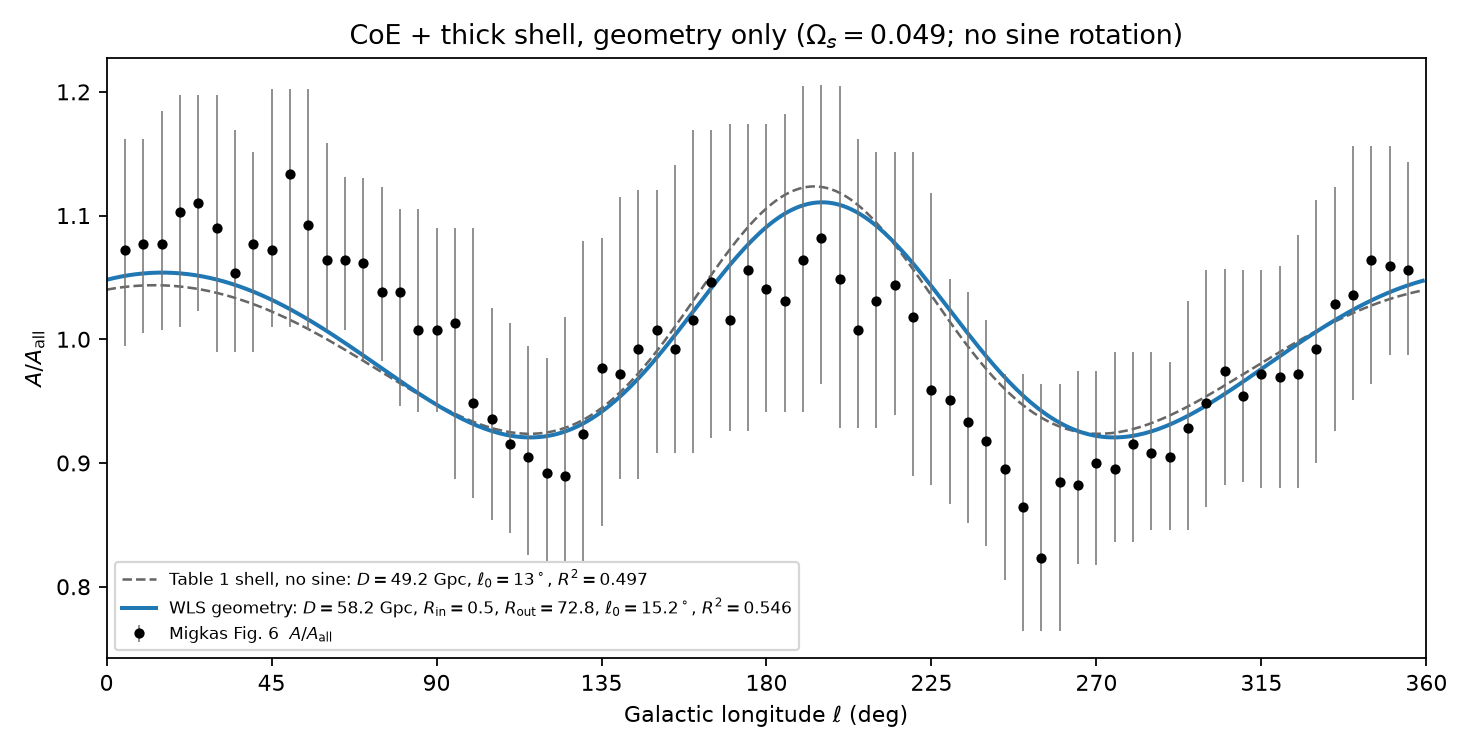

The Python source for this figure:
"""Geometry-only A/A_all versus Galactic longitude, from the CoE + thick-shell flow.

Chris's Newtonian integrator (papers/spreadsheet_model/bubble/ptshell.py,
prof_core.py, integ_core.geometry). The curve is a_f/<a_f> shifted onto
Galactic longitude. The diagnostic sine
    A = a_f * [1 - Amp * sin(psi + phi)]
is not applied and Amp, phi are not fitted.

Explicit map (length unit = D, CoE at the origin, Earth at q = (1, 0)):

    epsilon = R/D
    q_source(theta) = (1 + epsilon * cos theta, epsilon * sin theta)
    a_f(theta) = |V(q_source) - V(q_Earth)| / epsilon
    A/A_all (ell) = a_f(ell - l0) / <a_f>

theta = 0 is the anti-CoE direction. V is the integrated Hubble flow
(start tau = 0.01, Hubble-like) decelerated by a compact core
mcc = M_c/M_crit(D) plus a uniform shell Omega_s = 0.049 on
R_in = D - k_in * R  to  R_out = D + k_out * R, with k_in > 1 and k_out > 1
so the observer sits inside the shell by at least one vision radius R.
<a_f> is the mean over 360 one-degree sightlines. R = 14.30048287260589 Gpc.

The multipole expansion of this same a_f (draft section 2.5.1) is

    a_f**2  proportional to  1 + B mu**2 + epsilon (P mu + Q mu**3)
    B = 2*beta + beta**2
    P = beta*(3+beta)
    Q = (1+beta)*(gamma+beta) - 2*beta
    a_f/<a_f> = 1 + a1 cos psi + a2 cos 2psi + a3 cos 3psi + ...

with mu = cos psi, psi = ell - l0, beta = (dh/dq)/h and gamma = (d2h/dq2)/h
at q = 1, for the radial profile V = h(q) q. Even a_m are fixed by beta;
odd a_m by epsilon*Q. The plotted curve is the numeric a_f, not that series
and not a free sine.

Weights: sigma = (A_err_low + A_err_high)/2, chi2 = sum ((model-data)/sigma)**2.
"""
from __future__ import annotations

import json
import os
import sys
from pathlib import Path

import matplotlib.pyplot as plt
import numpy as np
from scipy.optimize import minimize

BUB = "/workspace/cosmology/papers/spreadsheet_model/bubble"
sys.path.insert(0, BUB)
os.chdir(BUB)
import ptshell  # noqa: E402,F401  patches prof_core for the core+shell mass table
import prof_core as P  # noqa: E402
from bubble_core import IMIG, MA, MHI, MLO, TH1, shifted  # noqa: E402

RV = 14.30048287260589
OS = 0.049
OUT_PNG = Path("/workspace/cosmology-course/notes/migkas-geometry-fit.png")
OUT_JSON = Path("/workspace/cosmology-course/notes/migkas-geometry-fit.json")

# Table 1 Newtonian Omega_s=0.049 column. Those Amp, phi are not used here.
TABLE1 = dict(D=49.17456190433319, mcc=0.0017144539494289297,
              kin=1.0276268339399446, kout=1.4754794866889613, l0=13.0)

Y = MA
SIG = 0.5 * (MLO + MHI)
W = 1.0 / SIG ** 2
LDEG = np.loadtxt("/workspace/cosmology/migkas/fig6_digitized.csv", delimiter=",", skiprows=1, usecols=0)


def r2_u(y, m):
    return float(1.0 - np.sum((y - m) ** 2) / np.sum((y - y.mean()) ** 2))


def r2_w(y, m, w):
    yb = np.sum(w * y) / np.sum(w)
    return float(1.0 - np.sum(w * (y - m) ** 2) / np.sum(w * (y - yb) ** 2))


def sky(D, mcc, kin, kout):
    """Mean-normalised a_f on the 1-degree grid. None if the shell is illegal or the flow turns around."""
    if not (D > 0 and mcc > 0 and kin > 1.001 and kout > 1.001):
        return None
    rin = 1.0 - kin * RV / D
    rout = 1.0 + kout * RV / D
    # rin > 0.008 keeps the enclosed-mass table off the origin; the WLS minimum sits on this floor.
    if not (0.008 < rin < 0.99 and rout > 1.0):
        return None
    a = dict(DR=D / RV, Os=OS, mcc=float(mcc), rin=float(rin), rout=float(rout),
             Lc=0.005, mc=0.0, Ob=0.0)
    rr = P.run("ptshell", a, 0.0, 0.0)
    af = rr["af"]
    if (not np.all(np.isfinite(af))) or rr["vrmin"] <= 0:
        return None
    return af / af.mean()


def model_bins(D, mcc, kin, kout, l0):
    af = sky(D, mcc, kin, kout)
    if af is None:
        return None
    return shifted(af, l0)


def chi2(D, mcc, kin, kout, l0):
    pred = model_bins(D, mcc, kin, kout, l0)
    if pred is None:
        return 800.0
    return float(np.sum(W * (pred[IMIG] - Y) ** 2))


def pack_metrics(D, mcc, kin, kout, l0, c2):
    full = model_bins(D, mcc, kin, kout, l0)
    m = full[IMIG]
    return dict(
        D=float(D), DR=float(D / RV), mcc=float(mcc), kin=float(kin), kout=float(kout),
        l0=float(l0 % 360.0), Rin=float(D - kin * RV), Rout=float(D + kout * RV),
        chi2=float(c2), chi2_red=float(c2 / (Y.size - 5)),
        R2_unweighted=r2_u(Y, m), R2_weighted=r2_w(Y, m, W),
        A_min=float(full.min()), A_max=float(full.max()),
    )


def objective(u):
    # u = log10 D, log10 mcc, log10(kin-1), log10(kout-1), l0
    return chi2(10 ** u[0], 10 ** u[1], 1 + 10 ** u[2], 1 + 10 ** u[3], u[4])


def fit():
    starts = [
        np.array([np.log10(58), np.log10(0.00171), np.log10(3.0), np.log10(0.05), 15.2]),
        np.array([np.log10(55), np.log10(0.0017), np.log10(2.6), np.log10(0.02), 15.0]),
        np.array([np.log10(49.2), np.log10(0.00171), np.log10(0.028), np.log10(0.475), 13.0]),
        np.array([np.log10(80), np.log10(0.0016), np.log10(1.2), np.log10(0.25), 14.0]),
        np.array([np.log10(40), np.log10(0.0025), np.log10(1.0), np.log10(0.4), 14.0]),
    ]
    best_u, best_c = None, np.inf
    for u0 in starts:
        res = minimize(objective, u0, method="Nelder-Mead",
                       options=dict(maxiter=160, xatol=1e-4, fatol=1e-4, adaptive=True))
        if res.fun < best_c:
            best_c, best_u = float(res.fun), res.x.copy()
    D = 10 ** best_u[0]
    mcc = 10 ** best_u[1]
    kin = 1 + 10 ** best_u[2]
    kout = 1 + 10 ** best_u[3]
    l0 = best_u[4]
    return pack_metrics(D, mcc, kin, kout, l0, best_c)


def main():
    t1 = pack_metrics(TABLE1["D"], TABLE1["mcc"], TABLE1["kin"], TABLE1["kout"], TABLE1["l0"],
                      chi2(TABLE1["D"], TABLE1["mcc"], TABLE1["kin"], TABLE1["kout"], TABLE1["l0"]))
    print("Table1 no-sine", {k: round(t1[k], 4) if isinstance(t1[k], float) else t1[k] for k in
          ("D", "DR", "Rin", "Rout", "l0", "mcc", "R2_unweighted", "R2_weighted", "chi2")}, flush=True)
    fitp = fit()
    print("WLS", {k: round(fitp[k], 4) if isinstance(fitp[k], float) else fitp[k] for k in
          ("D", "DR", "mcc", "kin", "kout", "Rin", "Rout", "l0",
           "R2_unweighted", "R2_weighted", "chi2", "chi2_red")}, flush=True)
    t1_sky = model_bins(t1["D"], t1["mcc"], t1["kin"], t1["kout"], t1["l0"])
    fit_sky = model_bins(fitp["D"], fitp["mcc"], fitp["kin"], fitp["kout"], fitp["l0"])

    fig, ax = plt.subplots(figsize=(9.2, 4.7))
    ax.errorbar(LDEG, Y, yerr=np.vstack([MLO, MHI]), fmt="o", ms=3.6, color="k",
                ecolor="0.45", elinewidth=0.7, capsize=0, zorder=3,
                label=r"Migkas Fig. 6  $A/A_{\mathrm{all}}$")
    ax.plot(TH1, t1_sky, color="0.4", lw=1.15, ls="--",
            label=(rf"Table 1 shell, no sine: $D={t1['D']:.1f}$ Gpc, "
                   rf"$\ell_0={t1['l0']:.0f}^\circ$, $R^2={t1['R2_unweighted']:.3f}$"))
    ax.plot(TH1, fit_sky, color="C0", lw=1.8,
            label=(rf"WLS geometry: $D={fitp['D']:.1f}$ Gpc, "
                   rf"$R_{{\rm in}}={fitp['Rin']:.1f}$, $R_{{\rm out}}={fitp['Rout']:.1f}$, "
                   rf"$\ell_0={fitp['l0']:.1f}^\circ$, $R^2={fitp['R2_unweighted']:.3f}$"))
    ax.set_xlim(0, 360)
    ax.set_xlabel(r"Galactic longitude $\ell$ (deg)")
    ax.set_ylabel(r"$A/A_{\mathrm{all}}$")
    ax.set_title(r"CoE + thick shell, geometry only ($\Omega_s=0.049$; no sine rotation)")
    ax.legend(fontsize=7.6, loc="lower left")
    ax.set_xticks(np.arange(0, 361, 45))
    fig.tight_layout()
    fig.savefig(OUT_PNG, dpi=160)
    payload = dict(
        formula="A/A_all(ell)=a_f(ell-l0)/<a_f>, a_f=|V_source-V_Earth|/(R/D)",
        omega_s=OS, R_Gpc=RV,
        table1_geometry_only=t1,
        wls_fit=fitp,
        note=("Amp and phi were not fitted. sigma=(A_err_low+A_err_high)/2. "
              "Rin runs to the integrator floor rin=0.008 D; chi2 is flat in Rout once Rout is at least D+R."),
    )
    OUT_JSON.write_text(json.dumps(payload, indent=1))
    print("wrote", OUT_PNG, flush=True)


if __name__ == "__main__":
    main()
